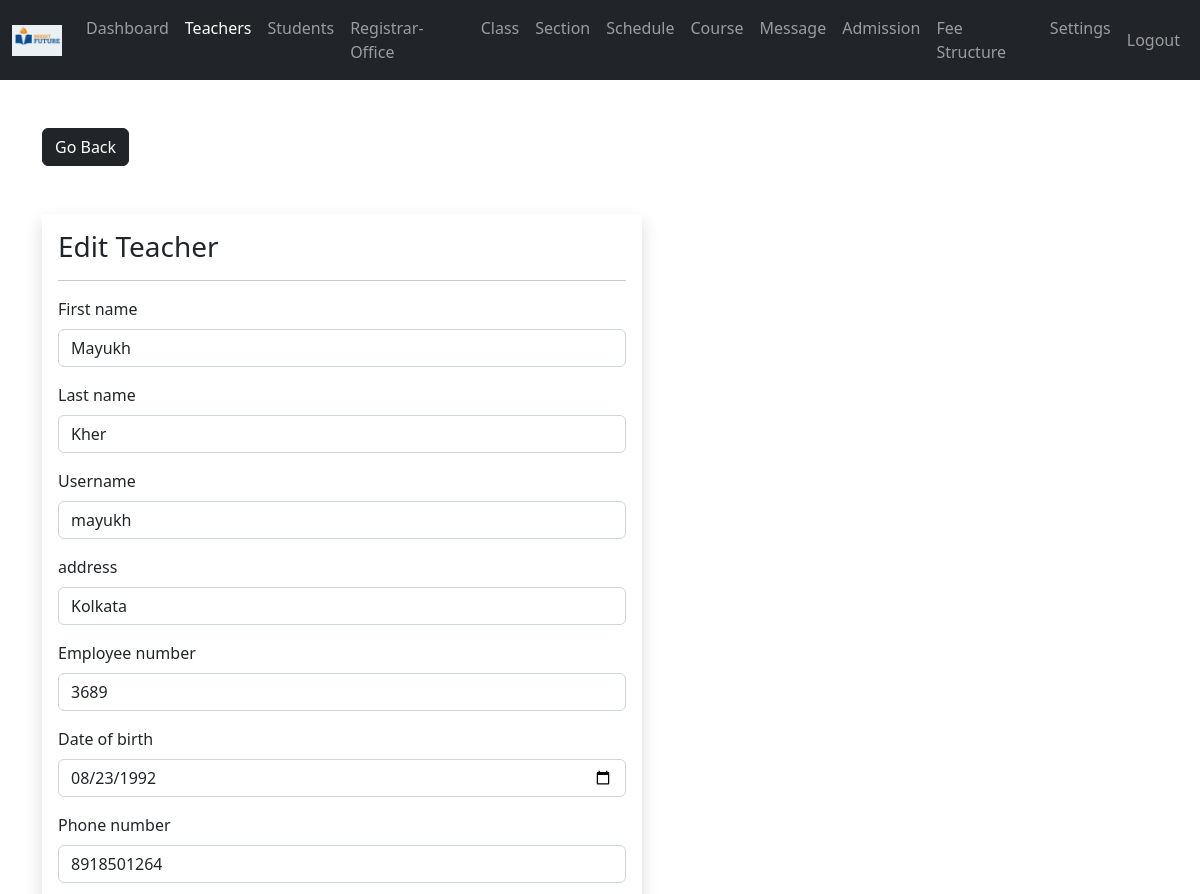
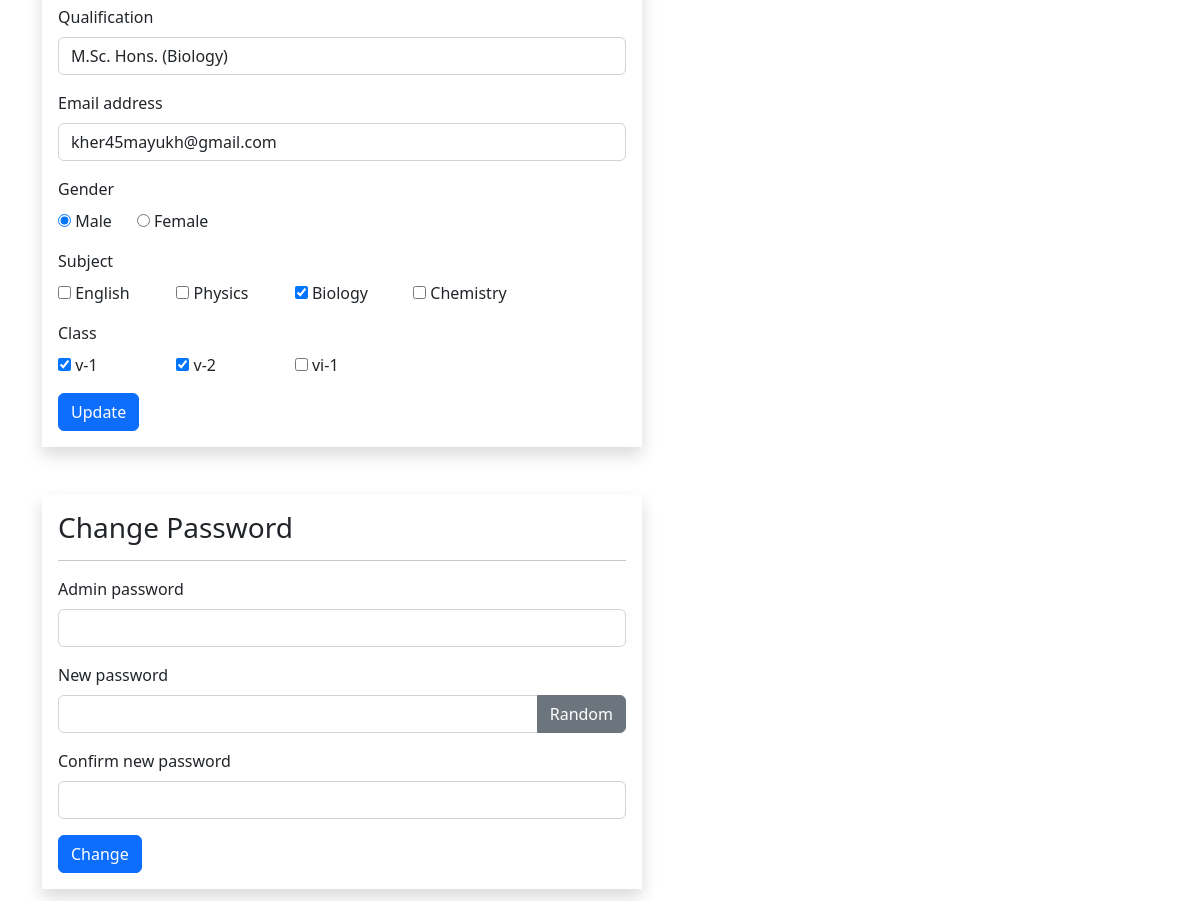
Page /admin/teacher-edit.php?teacher_id=1 (signed in) on the committed database (2 pictures, top to bottom).
### tables this page shows
CREATE TABLE `teachers` (
  `teacher_id` int(11) NOT NULL,
  `username` varchar(127) NOT NULL,
  `password` varchar(255) NOT NULL,
  `class` int(11) NOT NULL,
  `fname` varchar(127) NOT NULL,
  `lname` varchar(127) NOT NULL,
  `subject` varchar(31) NOT NULL,
  `address` varchar(31) NOT NULL,
  `employee_number` int(11) NOT NULL,
  `date_of_birth` date DEFAULT NULL,
  `phone_number` varchar(31) NOT NULL,
  `qualification` varchar(127) NOT NULL,
  `gender` varchar(8) NOT NULL,
  `email_address` varchar(255) NOT NULL,
  `date_of_joined` datetime NOT NULL DEFAULT current_timestamp()
);

CREATE TABLE `subjects` (
  `subject_id` int(11) NOT NULL,
  `subject` varchar(31) NOT NULL,
  `subject_code` varchar(31) NOT NULL,
  `grade` int(11) NOT NULL
);

CREATE TABLE `class` (
  `class_id` int(11) NOT NULL,
  `grade` int(11) NOT NULL,
  `section` int(11) NOT NULL
);

CREATE TABLE `grades` (
  `grade_id` int(11) NOT NULL,
  `grade` varchar(31) NOT NULL,
  `grade_code` varchar(31) NOT NULL
);

### admin/data/teacher.php (called while the page is built, shortened)
<?php
function getTeacherById($teacher_id, $conn){
   $sql = "SELECT * FROM teachers
           WHERE teacher_id=?";
   $stmt = $conn->prepare($sql);
   $stmt->execute([$teacher_id]);
   if ($stmt->rowCount() == 1) {
     $teacher = $stmt->fetch();
     return $teacher;
   }else {
    return 0;
   }
}

### admin/data/subject.php (called while the page is built, shortened)
<?php
function getAllSubjects($conn){
   $sql = "SELECT * FROM subjects";
   $stmt = $conn->prepare($sql);
   $stmt->execute();
   if ($stmt->rowCount() >= 1) {
     $subjects = $stmt->fetchAll();
     return $subjects;
   }else {
   	return 0;
   }
}
 ?>

### admin/data/class.php (called while the page is built, shortened)
<?php
function getAllClasses($conn){
   $sql = "SELECT * FROM class";
   $stmt = $conn->prepare($sql);
   $stmt->execute();
   if ($stmt->rowCount() >= 1) {
     $classes = $stmt->fetchAll();
     return $classes;
   }else {
    return 0;
   }
}

### admin/data/grade.php (called while the page is built, shortened)
<?php
function getGradeById($grade_id, $conn){
   $sql = "SELECT * FROM grades
           WHERE grade_id=?";
   $stmt = $conn->prepare($sql);
   $stmt->execute([$grade_id]);
   if ($stmt->rowCount() == 1) {
     $grade = $stmt->fetch();
     return $grade;
   }else {
    return 0;
   }
}

### admin/teacher-edit.php (the view, shortened to what this page needs)
<?php
if (isset($_SESSION['admin_id']) &&
    isset($_SESSION['role'])     &&
    isset($_GET['teacher_id'])) {
    if ($_SESSION['role'] == 'Admin') {
       include "../DB_connection.php";
       include "data/subject.php";
       include "data/grade.php";
       include "data/class.php";
       include "data/teacher.php";
       $subjects = getAllSubjects($conn);
       $classes  = getAllClasses($conn);
       $teacher_id = $_GET['teacher_id'];
       $teacher = getTeacherById($teacher_id, $conn);
 ?>
<!DOCTYPE html>
<html lang="en">
<head>
	<link rel="stylesheet" href="https://cdn.jsdelivr.net/npm/bootstrap@5.2.0/dist/css/bootstrap.min.css">
	<link rel="stylesheet" href="../css/style.css">
  <link rel="stylesheet" href="https://cdnjs.cloudflare.com/ajax/libs/font-awesome/4.7.0/css/font-awesome.min.css">
</head>
<body>
    <?php
        include "inc/navbar.php";
     ?>
     <div class="container mt-5">
        <a href="teacher.php"
           class="btn btn-dark">Go Back</a>
        <form method="post"
              class="shadow p-3 mt-5 form-w"
              action="req/teacher-edit.php">
        <h3>Edit Teacher</h3><hr>
        <div class="mb-3">
          <label class="form-label">First name</label>
          <input type="text"
                 class="form-control"
                 value="<?=$teacher['fname']?>"
                 name="fname">
        </div>
        <div class="mb-3">
          <label class="form-label">Last name</label>
          <input type="text"
                 class="form-control"
                 value="<?=$teacher['lname']?>"
                 name="lname">
        </div>
        <div class="mb-3">
          <label class="form-label">Username</label>
          <input type="text"
                 class="form-control"
                 value="<?=$teacher['username']?>"
                 name="username">
        </div>
        <div class="mb-3">
          <label class="form-label">address</label>
          <input type="text"
                 class="form-control"
                 value="<?=$teacher['address']?>"
                 name="address">
        </div>
        <div class="mb-3">
          <label class="form-label">Employee number</label>
          <input type="text"
                 class="form-control"
                 value="<?=$teacher['employee_number']?>"
                 name="employee_number">
        </div>
        <div class="mb-3">
          <label class="form-label">Date of birth</label>
          <input type="date"
                 class="form-control"
                 value="<?=$teacher['date_of_birth']?>"
                 name="date_of_birth">
        </div>
        <div class="mb-3">
          <label class="form-label">Phone number</label>
          <input type="text"
                 class="form-control"
                 value="<?=$teacher['phone_number']?>"
                 name="phone_number">
        </div>
        <div class="mb-3">
          <label class="form-label">Qualification</label>
          <input type="text"
                 class="form-control"
                 value="<?=$teacher['qualification']?>"
                 name="qualification">
        </div>
        <div class="mb-3">
          <label class="form-label">Email address</label>
          <input type="text"
                 class="form-control"
                 value="<?=$teacher['email_address']?>"
                 name="email_address">
        </div>
        <div class="mb-3">
          <label class="form-label">Gender</label><br>
          <input type="radio"
                 value="Male"
                 <?php if($teacher['gender'] == 'Male') echo 'checked';  ?>
                 name="gender"> Male
                 &nbsp;&nbsp;&nbsp;&nbsp;
          <input type="radio"
                 value="Female"
                 <?php if($teacher['gender'] == 'Female') echo 'checked';  ?>
                 name="gender"> Female
        </div>
        <div class="mb-3">
          <label class="form-label">Subject</label>
          <div class="row row-cols-5">
            <?php
            $subject_ids = str_split(trim($teacher['subject']));
            foreach ($subjects as $subject){
              $checked =0;
              foreach ($subject_ids as $subject_id ) {
                if ($subject_id == $subject['subject_id']) {
                   $checked =1;
                }
              }
            ?>
            <div class="col">
              <input type="checkbox"
                     name="subjects[]"
                     <?php if($checked) echo "checked"; ?>
                     value="<?=$subject['subject_id']?>">
                     <?=$subject['subject']?>
            </div>
            <?php } ?>
          </div>
        </div>
        <div class="mb-3">
          <label class="form-label">Class</label>
          <div class="row row-cols-5">
            <?php
            $class_ids = str_split(trim($teacher['class']));
            foreach ($classes as $class){
              $checked =0;
              foreach ($class_ids as $class_id ) {
                if ($class_id == $class['class_id']) {
                   $checked =1;
                }
              }
              $grade = getGradeById($class['class_id'], $conn);
            ?>
            <div class="col">
              <input type="checkbox"
                     name="classes[]"
                     <?php if($checked) echo "checked"; ?>
                     value="<?=$grade['grade_id']?>">
                     <?=$grade['grade_code']?>-<?=$grade['grade']?>
            </div>
            <?php } ?>
          </div>
        </div>
      <button type="submit"
              class="btn btn-primary">
              Update</button>
     </form>
     <form method="post"
              class="shadow p-3 my-5 form-w"
              action="req/teacher-change.php"
              id="change_password">
        <h3>Change Password</h3><hr>
       <div class="mb-3">
            <div class="mb-3">
            <label class="form-label">Admin password</label>
                <input type="password"
                       class="form-control"
                       name="admin_pass">
          </div>
            <label class="form-label">New password </label>
            <div class="input-group mb-3">
                <input type="text"
                       class="form-control"
                       name="new_pass"
                       id="passInput">
                <button class="btn btn-secondary"
                        id="gBtn">
                        Random</button>
            </div>
          </div>
          <div class="mb-3">
            <label class="form-label">Confirm new password  </label>
                <input type="text"
                       class="form-control"
                       name="c_new_pass"
                       id="passInput2">
          </div>
          <button type="submit"
              class="btn btn-primary">
              Change</button>
        </form>
     </div>
</body>
</html>
<?php
  }else {
    header("Location: teacher.php");
    exit;
  }
}else {
	header("Location: teacher.php");
	exit;
}
?>

### css/style.css (style rules this page uses)
.form-w { max-width: 600px; width: 100%; }

### rows in the picture
teachers: fname "Mayukh", lname "Kher", username "mayukh", address "Kolkata", employee_number "3689", date_of_birth "08/23/1992", phone_number "8918501264", qualification "M.Sc. Hons. (Biology)", email_address "kher45mayukh@gmail.com", gender "☑", subject "☑", class "☑"
subjects: subject "English"
subjects: subject "Physics"
subjects: subject "Biology"
subjects: subject "Chemistry"
class: grades.grade_code "v", grades.grade "1"
class: grades.grade_code "v", grades.grade "2"
class: grades.grade_code "vi", grades.grade "1"
